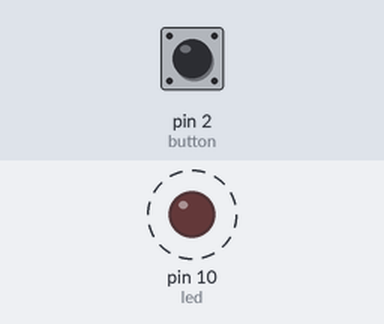
Simulated run of this sketch. Board: Arduino Uno, built with avr-gcc and run on an emulated ATmega328P. On the bench: output pins drawn as LEDs (lit = HIGH). Dashed ring = blinking. The inputs (shaded band) are chosen by the test bench; at power-on: pin 2 (button) HIGH.

Above: at 2.8 s.
2.9 s: pin 2 (button) pulled LOW for 3.2 s
At 6.6 s:
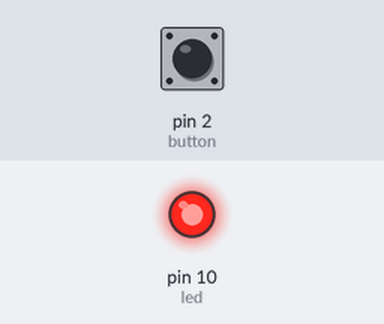
At 7.1 s:
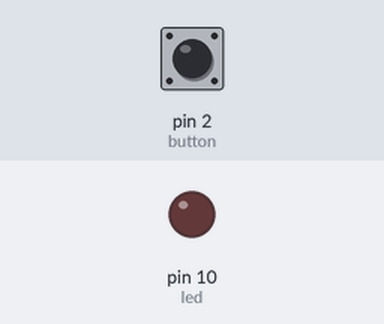
Timing chart, 0 to 13.6 s (numbered marks = the images above; inputs shaded):
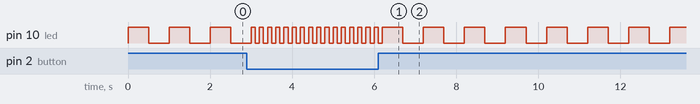

The sketch:

exercise3.ino
```cpp
const int led = 10;
const int button = 2;

void setup() {
  pinMode(led, OUTPUT);
  pinMode(button, INPUT_PULLUP);
}
void loop() {
  int speedDelay = 500;
  if (digitalRead(button) == LOW) {
    speedDelay = 100;
  }
  digitalWrite(led, HIGH);
  delay(speedDelay);
  digitalWrite(led, LOW);
  delay(speedDelay);
}
```
